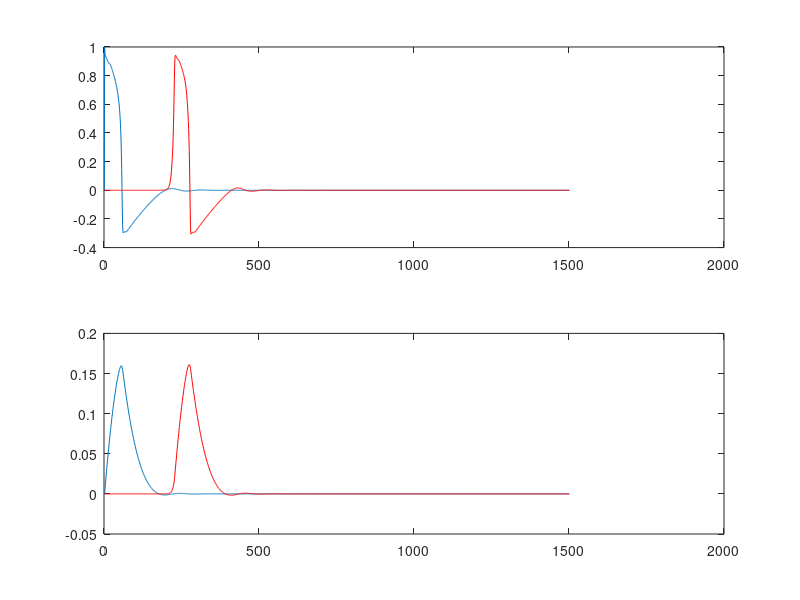

This figure's MATLAB source:
clear
time=1500;

% solves 1D FHN eqns. with periodic boundary conditions using Euler method.
%FHN looks like:    dc/dt=-w-c*(c-a)*(c-1)+D*(d^2/dx^2)c+I
%                   dw/dt=e*(b*c-g*w-d)
% time is length of time


% NB: D,dt,dx must be chosen such that 1-2*(dt*D/(dx^2))>0

D=0.1; % diffusion coeff.
a=0.02;
e=0.01;
b=0.5;
g=1;
d=0;


dx=2; % space step
dt=1; % time step
circ=100; 

t=1:(time/dt)+1;
lt=length(t);

x=1:(circ/dx)+1;
lx=length(x);

I=zeros(lx,lt);  % applied perturbation 
I(2,1)=1;

c=zeros(lx,lt);
w=zeros(lx,lt);

%[c(1:201,1),w(1:201,1)]=homoFHN1r(100,200); %initial conditions are made to look like an action potential in space(see Glass &Josephson 1995). this sets up the wave to go backwards in space

for t=1:time/dt;
     
    c(2:lx-1,t+1)=c(2:lx-1,t)+dt*(-w(2:lx-1,t)-c(2:lx-1,t).*(c(2:lx-1,t)-a).*(c(2:lx-1,t)-1)+(D/(dx^2))*(c(3:lx,t)-2*c(2:lx-1,t)+c(1:lx-2,t))+I(2:lx-1,t));
     %c(1,t+1)=c(2,t);
    % because of periodic BC, the space averaging must be explicitly defined at near the endpoints
    %c(1,t+1)=c(1,t)+dt*(-w(1,t)-c(1,t).*(c(1,t)-a).*(c(1,t)-1)+(D/(dx^2))*(c(2,t)-2*c(1,t)+c(lx-1,t))+I(1,t));
    %c(lx,t)=c(1,t);
    %c(lx-1,t+1)=c(lx-1,t)+dt*(-w(lx-1,t)-c(lx-1,t).*(c(lx-1,t)-a).*(c(lx-1,t)-1)+(D/(dx^2))*(c(lx,t)-2*c(lx-1,t)+c(lx-2,t))+I(lx-1,t));
    
    %w(lx,t)=w(1,t); 
    w(1:lx,t+1)=w(1:lx,t)+dt*e*(b*c(1:lx,t)-g*w(1:lx,t)-d);
    %w(1,t+1)=w(2,t);
end

newplot
subplot(2,1,1);plot(c(2,:));%surface(c); %check out in spacetime
hold on 
plot (c(20,:),'r')
subplot(2,1,2); plot(w(2,:));
hold on 
plot (w(20,:),'r')
% to look at waveform in space plot(1:201,c(:,100))